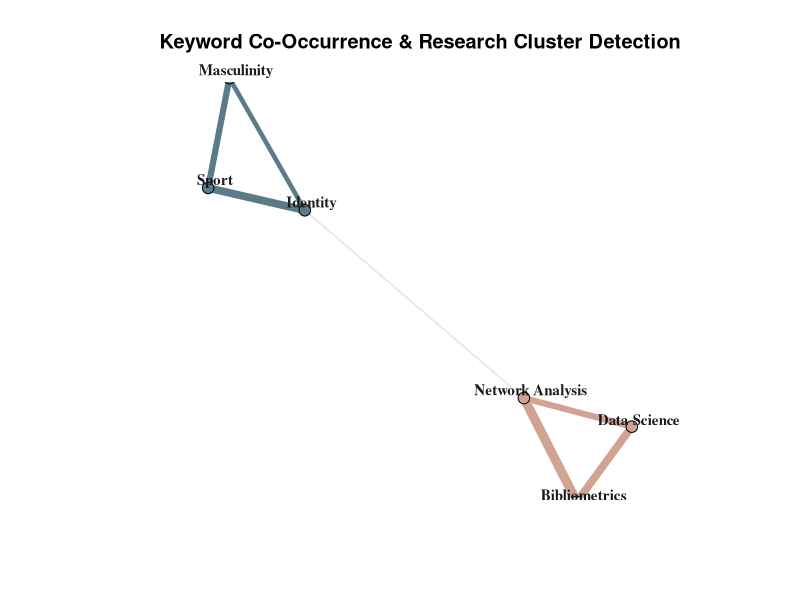

This chart was generated by the following R code:
## ---- chunk 1
#| label: setup-keyword-network
#| include: false

library(tidyverse)
library(igraph)

# -------------------------------------------------------------------------
# CREATE KEYWORD CO-OCCURRENCE MATRIX
# -------------------------------------------------------------------------
#
# The intersecting cells record how many times two research concepts
# appear together in the same publication.
#
# The example contains two relatively cohesive groups:
#
#   Masculinity / Sport / Identity
#
#   Network Analysis / Bibliometrics / Data Science
#
# A single weaker relationship connects the two groups.

matrix_data <- matrix(
  c(
    0, 4, 3, 0, 0, 0,
    4, 0, 5, 0, 0, 0,
    3, 5, 0, 1, 0, 0,
    0, 0, 1, 0, 6, 4,
    0, 0, 0, 6, 0, 5,
    0, 0, 0, 4, 5, 0
  ),
  nrow = 6,
  byrow = TRUE,
  dimnames = list(
    c(
      "Masculinity",
      "Sport",
      "Identity",
      "Network Analysis",
      "Bibliometrics",
      "Data Science"
    ),
    c(
      "Masculinity",
      "Sport",
      "Identity",
      "Network Analysis",
      "Bibliometrics",
      "Data Science"
    )
  )
)


# -------------------------------------------------------------------------
# CONVERT MATRIX TO NETWORK
# -------------------------------------------------------------------------

toy_graph <-
  graph_from_adjacency_matrix(
    matrix_data,
    mode = "undirected",
    weighted = TRUE,
    diag = FALSE
  )


# -------------------------------------------------------------------------
# IDENTIFY NETWORK clusters
# -------------------------------------------------------------------------

graph_communities <-
  cluster_louvain(
    toy_graph,
    weights = E(toy_graph)$weight
  )

V(toy_graph)$cluster <-
  membership(graph_communities)


# -------------------------------------------------------------------------
# ASSIGN cluster COLOURS
# -------------------------------------------------------------------------

muted_palette <-
  c(
    "#5B7B88",
    "#D1A392"
  )

V(toy_graph)$color <-
  muted_palette[
    V(toy_graph)$cluster
  ]


# -------------------------------------------------------------------------
# SCALE AND COLOUR EDGES
# -------------------------------------------------------------------------
#
# Edge width represents the number of times the connected keywords
# co-occur across the publications.

E(toy_graph)$width <-
  E(toy_graph)$weight * 1.5


# Edges within a cluster take the colour of that cluster.
# The edge connecting the two clusters is shown in grey.

E(toy_graph)$color <-
  sapply(
    E(toy_graph),
    function(e) {

      v_head <-
        head_of(
          toy_graph,
          e
        )

      v_tail <-
        tail_of(
          toy_graph,
          e
        )

      if (
        V(toy_graph)$cluster[v_head] ==
        V(toy_graph)$cluster[v_tail]
      ) {

        V(toy_graph)$color[v_head]

      } else {

        "gray90"

      }
    }
  )


# -------------------------------------------------------------------------
# CALCULATE NETWORK LAYOUT
# -------------------------------------------------------------------------
#
# A fixed seed makes the example reproducible.

set.seed(1234)

spatial_layout <-
  layout_with_fr(
    toy_graph,
    weights = E(toy_graph)$weight
  )

extended_layout <-
  norm_coords(
    spatial_layout,
    ymin = -1.1,
    ymax = 1.1,
    xmin = -1.1,
    xmax = 1.1
  )
## ---- chunk 2
#| label: cooccurrence-matrix
#| echo: false
#| warning: false
#| message: false

matrix_data |>
  as.data.frame() |>
  tibble::rownames_to_column(
    var = "Keyword"
  ) |>
  knitr::kable(
    align = c(
      "l",
      rep("c", 6)
    ),
    caption = "Example Keyword Co-Occurrence Matrix"
  )
## ---- chunk 3
#| label: keyword-cooccurrence-network
#| echo: false
#| warning: false
#| message: false
#| fig-align: center
#| fig-width: 10
#| fig-height: 7
#| fig-cap: "Example Keyword Co-Occurrence Network"

plot(
  toy_graph,

  layout =
    extended_layout,

  rescale =
    FALSE,

  vertex.size =
    6,

  vertex.label =
    V(toy_graph)$name,

  vertex.label.cex =
    0.9,

  vertex.label.color =
    "#1A1A1A",

  vertex.label.font =
    2,

  vertex.label.dist =
    0.7,

  vertex.label.degree =
    -pi / 4,

  main =
    "Keyword Co-Occurrence & Research Cluster Detection"
)
